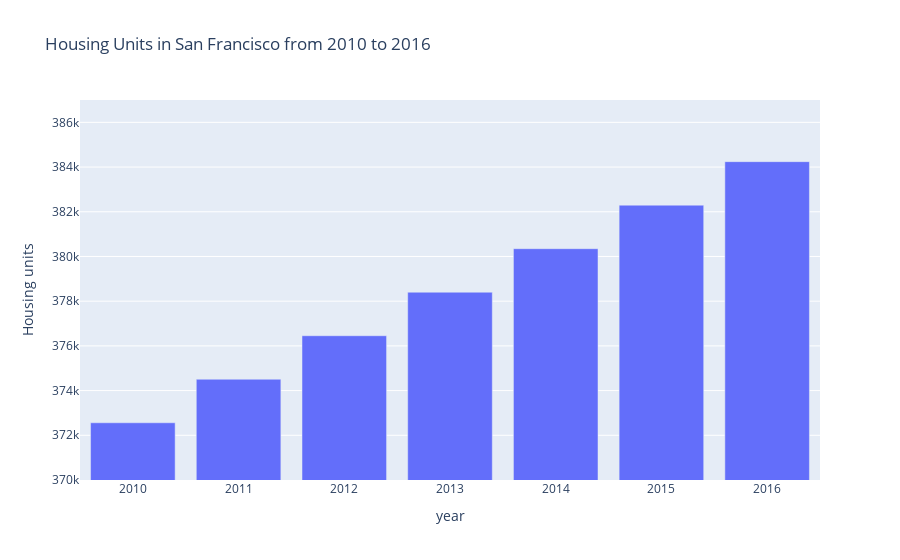

Here is the notebook cell this chart was saved with:
### Code cell
# Use the Pandas plot function to plot the average housing units per year.
# Note: You will need to manually adjust the y limit of the chart using the min and max values from above.
mean_housing_units_bar = px.bar(mean_housing_units,
    x=mean_housing_units.index,
    y="housing_units",
    title="Housing Units in San Francisco from 2010 to 2016",
    labels={"housing_units":"Housing units"},
    range_y=[370000,387000],
)
mean_housing_units_bar.show()

# Optional Challenge: Use the min, max, and std to scale the y limits of the chart
# YOUR CODE HERE!

### Figure 1 — Plotly figure (JSON) as saved in the notebook; plotly's stock layout.template omitted (floating-point values rounded to 4 significant figures)
{"data": [{"alignmentgroup": "True", "hovertemplate": "year=%{x}<br>Housing units=%{y}<extra></extra>", "legendgroup": "", "marker": {"color": "#636efa", "pattern": {"shape": ""}}, "name": "", "offsetgroup": "", "orientation": "v", "showlegend": false, "textposition": "auto", "type": "bar", "x": [2010, 2011, 2012, 2013, 2014, 2015, 2016], "xaxis": "x", "y": [372560, 374507, 376454, 378401, 380348, 382295, 384242], "yaxis": "y"}], "layout": {"autosize": true, "barmode": "relative", "legend": {"tracegroupgap": 0}, "title": {"text": "Housing Units in San Francisco from 2010 to 2016"}, "xaxis": {"anchor": "y", "autorange": true, "domain": [0, 1], "range": [2010.0, 2016.0], "title": {"text": "year"}, "type": "linear"}, "yaxis": {"anchor": "x", "domain": [0, 1], "range": [370000, 387000], "title": {"text": "Housing units"}, "type": "linear"}}}
